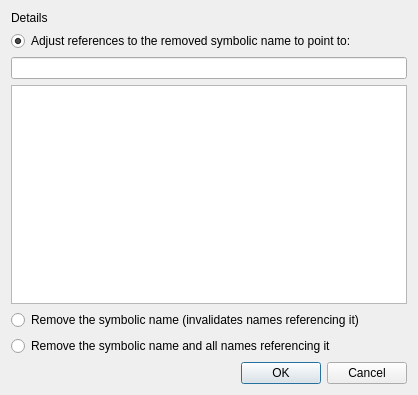
<?xml version="1.0" encoding="UTF-8"?>
<ui version="4.0">
 <class>DeleteSymbolicNameDialog</class>
 <widget class="QDialog" name="DeleteSymbolicNameDialog">
  <property name="geometry">
   <rect>
    <x>0</x>
    <y>0</y>
    <width>418</width>
    <height>395</height>
   </rect>
  </property>
  <property name="windowTitle">
   <string>Dialog</string>
  </property>
  <layout class="QVBoxLayout" name="verticalLayout">
   <item>
    <widget class="QLabel" name="detailsLabel">
     <property name="text">
      <string>Details</string>
     </property>
     <property name="wordWrap">
      <bool>true</bool>
     </property>
    </widget>
   </item>
   <item>
    <widget class="QRadioButton" name="adjustReferencesRB">
     <property name="text">
      <string>Adjust references to the removed symbolic name to point to:</string>
     </property>
     <property name="checked">
      <bool>true</bool>
     </property>
    </widget>
   </item>
   <item>
    <widget class="Utils::FancyLineEdit" name="filterLineEdit"/>
   </item>
   <item>
    <widget class="QListView" name="symbolicNamesList"/>
   </item>
   <item>
    <widget class="QRadioButton" name="removeAndInvalidateRB">
     <property name="text">
      <string>Remove the symbolic name (invalidates names referencing it)</string>
     </property>
    </widget>
   </item>
   <item>
    <widget class="QRadioButton" name="removeAllRB">
     <property name="text">
      <string>Remove the symbolic name and all names referencing it</string>
     </property>
    </widget>
   </item>
   <item>
    <widget class="QDialogButtonBox" name="buttonBox">
     <property name="orientation">
      <enum>Qt::Horizontal</enum>
     </property>
     <property name="standardButtons">
      <set>QDialogButtonBox::Cancel|QDialogButtonBox::Ok</set>
     </property>
    </widget>
   </item>
  </layout>
 </widget>
 <customwidgets>
  <customwidget>
   <class>Utils::FancyLineEdit</class>
   <extends>QLineEdit</extends>
   <header location="global">utils/fancylineedit.h</header>
  </customwidget>
 </customwidgets>
 <resources/>
 <connections>
  <connection>
   <sender>buttonBox</sender>
   <signal>accepted()</signal>
   <receiver>DeleteSymbolicNameDialog</receiver>
   <slot>accept()</slot>
   <hints>
    <hint type="sourcelabel">
     <x>248</x>
     <y>254</y>
    </hint>
    <hint type="destinationlabel">
     <x>157</x>
     <y>274</y>
    </hint>
   </hints>
  </connection>
  <connection>
   <sender>buttonBox</sender>
   <signal>rejected()</signal>
   <receiver>DeleteSymbolicNameDialog</receiver>
   <slot>reject()</slot>
   <hints>
    <hint type="sourcelabel">
     <x>316</x>
     <y>260</y>
    </hint>
    <hint type="destinationlabel">
     <x>286</x>
     <y>274</y>
    </hint>
   </hints>
  </connection>
 </connections>
</ui>
